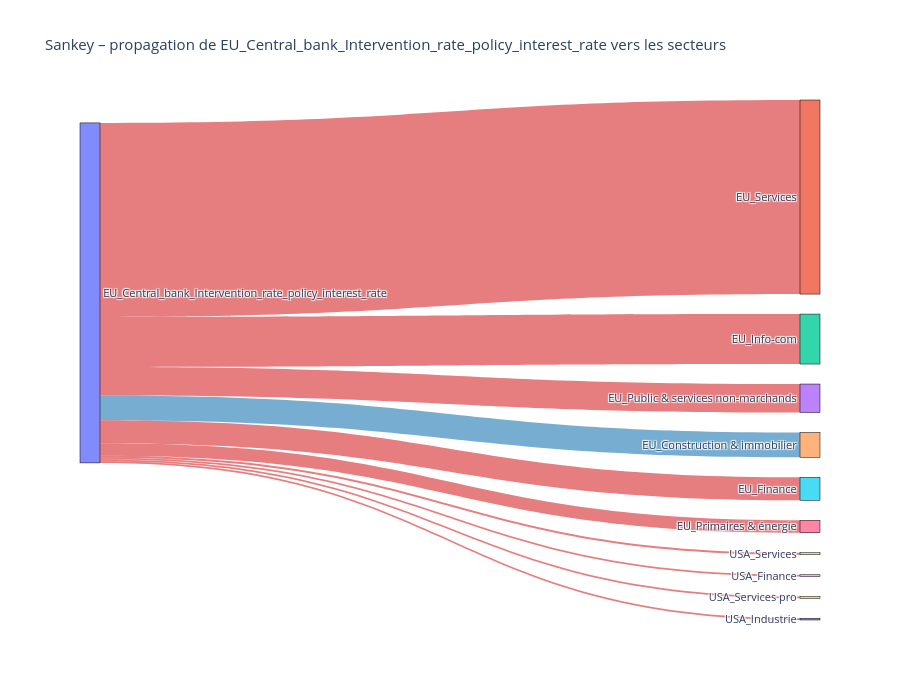

The code cell stored with this chart in its notebook:
### Code cell
sankey_macro_to_sectors(B, macro="EU_Central_bank_Intervention_rate_policy_interest_rate", top_n=10)

### Figure 1 — Plotly figure (JSON) as saved in the notebook; plotly's stock layout.template omitted (floating-point values rounded to 4 significant figures)
{"data": [{"link": {"color": ["rgba(214,39,40,0.6)", "rgba(214,39,40,0.6)", "rgba(214,39,40,0.6)", "rgba(31,119,180,0.6)", "rgba(214,39,40,0.6)", "rgba(214,39,40,0.6)", "rgba(214,39,40,0.6)", "rgba(214,39,40,0.6)", "rgba(214,39,40,0.6)", "rgba(214,39,40,0.6)"], "customdata": [-1.041, -0.268, -0.1525, 0.1329, -0.1234, -0.0669, -0.0109, -0.0097, -0.0093, -0.009], "hovertemplate": "Source: %{source.label}<br>Cible: %{target.label}<br>Effet: %{customdata}<extra></extra>", "source": [0, 0, 0, 0, 0, 0, 0, 0, 0, 0], "target": [1, 2, 3, 4, 5, 6, 7, 8, 9, 10], "value": [1.041, 0.268, 0.1525, 0.1329, 0.1234, 0.0669, 0.01086, 0.009738, 0.009343, 0.008975]}, "node": {"label": ["EU_Central_bank_Intervention_rate_policy_interest_rate", "EU_Services", "EU_Info-com", "EU_Public & services non-marchands", "EU_Construction & immobilier", "EU_Finance", "EU_Primaires & énergie", "USA_Services", "USA_Finance", "USA_Services pro", "USA_Industrie"], "line": {"color": "black", "width": 0.5}, "pad": 20, "thickness": 20}, "type": "sankey"}], "layout": {"font": {"size": 11}, "height": 700, "title": {"text": "Sankey – propagation de EU_Central_bank_Intervention_rate_policy_interest_rate vers les secteurs"}}}
